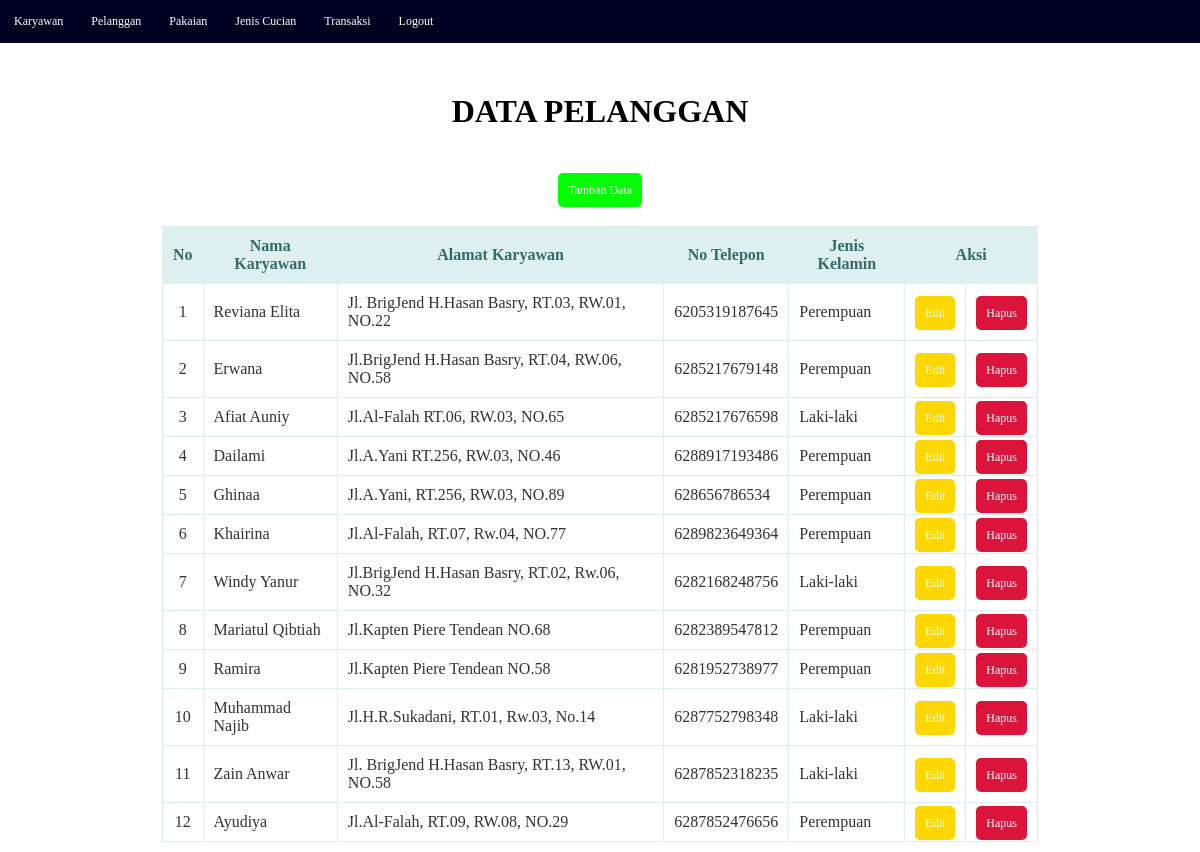
The app's page /index.php/pelanggan with its own data.
### tables this page shows
CREATE TABLE `pelanggan` (
  `id_pelanggan` int(5) NOT NULL,
  `nama` varchar(30) NOT NULL,
  `alamat` varchar(100) DEFAULT NULL,
  `noTelp` varchar(15) NOT NULL,
  `jenkel` varchar(10) NOT NULL
);

### application/controllers/Pelanggan.php (called while the page is built, shortened)
<?php
class Pelanggan extends CI_Controller
{
	public function __construct()
	{
		$this->load->model('Pelanggan_model');
	}
	public function index()
	{
		$data['pelanggan']=$this->Pelanggan_model->lihat_data();
		$this->load->view('pelanggan_view', $data);
	}
}

### index.php (called while the page is built, shortened)
<?php
require_once BASEPATH.'core/CodeIgniter.php';

### application/models/Pelanggan_model.php (called while the page is built, shortened)
<?php
class Pelanggan_model extends CI_Model
{
public function lihat_data()
	{
		return $this->db->get('pelanggan')->result();
	}
}

### application/views/pelanggan_view.php (the view, shortened to what this page needs)
<!DOCTYPE html>
<html lang="en">
<head>
	<link rel="stylesheet" type="text/css" href="<?php echo base_url('assets/css/csstampil.css') ?>">
</head>
<body>
	<header>
		<ul>
			<li><a href="<?php echo ('karyawan') ?>">Karyawan</a></li>
			<li><a href="<?php echo ('pelanggan') ?>">Pelanggan</a></li>
			<li><a href="<?php echo ('pakaian') ?>">Pakaian</a></li>
			<li><a href="<?php echo ('jeniscucian') ?>">Jenis Cucian</a></li>
			<li><a href="<?php echo ('transaksi') ?>">Transaksi</a></li>
			<li><a href="<?php echo ('logout') ?>">Logout</a></li>
		</ul>
	</header>
	<center><h1>Data Pelanggan</h1></center>
	<center><a class="tambah" href="<?php echo ('pelanggan/tambah_data') ?>">Tambah Data</a></center><br>
	<table>
		<thead>
			<tr>
				<th>No</th>
				<th>Nama Karyawan</th>
				<th>Alamat Karyawan</th>
				<th>No Telepon</th>
				<th>Jenis Kelamin</th>
				<th colspan="2">Aksi</th>
			</tr>
		</thead>
		<tbody>
			<?php
			$no = 1;
			foreach ($pelanggan as $row) { ?>
				<tr>
					<td align="center"><?php echo $no++ ?></td>
					<td><?php echo $row->nama ?></td>
					<td><?php echo $row->alamat ?></td>
					<td><?php echo $row->noTelp ?></td>
					<td><?php echo $row->jenkel ?></td>
					<td align="center">
						<a class="edit" href="<?php echo ("pelanggan/edit/{$row->id_pelanggan}") ?>">Edit</a>
					</td>
					<td align="center">
						<a class="hapus" href="<?php echo ("pelanggan/hapus/{$row->id_pelanggan}") ?>">Hapus</a>
					</td>
				</tr>
			<?php } ?>
		</tbody>
	</table>

### assets/css/csstampil.css (style rules this page uses)
* { font-family: "Trebuchet MS"; padding: 0; margin: 0; text-decoration: none; list-style: none; box-sizing: border-box; }
h1 { text-transform: uppercase; color: #000; margin-top: 50px; margin-bottom: 50px; }
table { border: 1px solid #ddeeee; border-collapse: collapse; border-spacing: 0; width: 73%; margin: 10px auto 10px auto; }
table thead th { background-color: #ddefef; border: 1px solid #ddeeee; color: #336b6b; padding: 10px; text-align: center; }
table tbody td { border: 1px solid #ddeeee; color: #333; padding: 10px; }
a { color: #fff; padding: 10px; font-size: 12px; text-decoration: none; border-radius: 5px; }
.tambah { background-color: #00FF00; }
.edit { background-color: #FFD700; }
.hapus { background-color: #DC143C; }
ul { list-style-type: none; margin: 0; padding: 0; overflow: hidden; background-color: #000020; }
li { float: left; }
li a { display: block; color: #fff; text-align: center; padding: 14px; text-decoration: none; }
header { height: 100%; background-color: #F0F0FF; width: 100%; }

### records on screen
pelanggan: nama "Reviana Elita", alamat "Jl. BrigJend H.Hasan Basry, RT.03, RW.01, NO.22", noTelp "6205319187645", jenkel "Perempuan"
pelanggan: nama "Erwana", alamat "Jl.BrigJend H.Hasan Basry, RT.04, RW.06, NO.58", noTelp "6285217679148", jenkel "Perempuan"
pelanggan: nama "Afiat Auniy", alamat "Jl.Al-Falah RT.06, RW.03, NO.65", noTelp "6285217676598", jenkel "Laki-laki"
pelanggan: nama "Dailami", alamat "Jl.A.Yani RT.256, RW.03, NO.46", noTelp "6288917193486", jenkel "Perempuan"
pelanggan: nama "Ghinaa", alamat "Jl.A.Yani, RT.256, RW.03, NO.89", noTelp "628656786534", jenkel "Perempuan"
pelanggan: nama "Khairina", alamat "Jl.Al-Falah, RT.07, Rw.04, NO.77", noTelp "6289823649364", jenkel "Perempuan"
pelanggan: nama "Windy Yanur", alamat "Jl.BrigJend H.Hasan Basry, RT.02, Rw.06, NO.32", noTelp "6282168248756", jenkel "Laki-laki"
pelanggan: nama "Mariatul Qibtiah", alamat "Jl.Kapten Piere Tendean NO.68", noTelp "6282389547812", jenkel "Perempuan"
pelanggan: nama "Ramira", alamat "Jl.Kapten Piere Tendean NO.58", noTelp "6281952738977", jenkel "Perempuan"
pelanggan: nama "Muhammad Najib", alamat "Jl.H.R.Sukadani, RT.01, Rw.03, No.14", noTelp "6287752798348", jenkel "Laki-laki"
pelanggan: nama "Zain Anwar", alamat "Jl. BrigJend H.Hasan Basry, RT.13, RW.01, NO.58", noTelp "6287852318235", jenkel "Laki-laki"
pelanggan: nama "Ayudiya", alamat "Jl.Al-Falah, RT.09, RW.08, NO.29", noTelp "6287852476656", jenkel "Perempuan"
